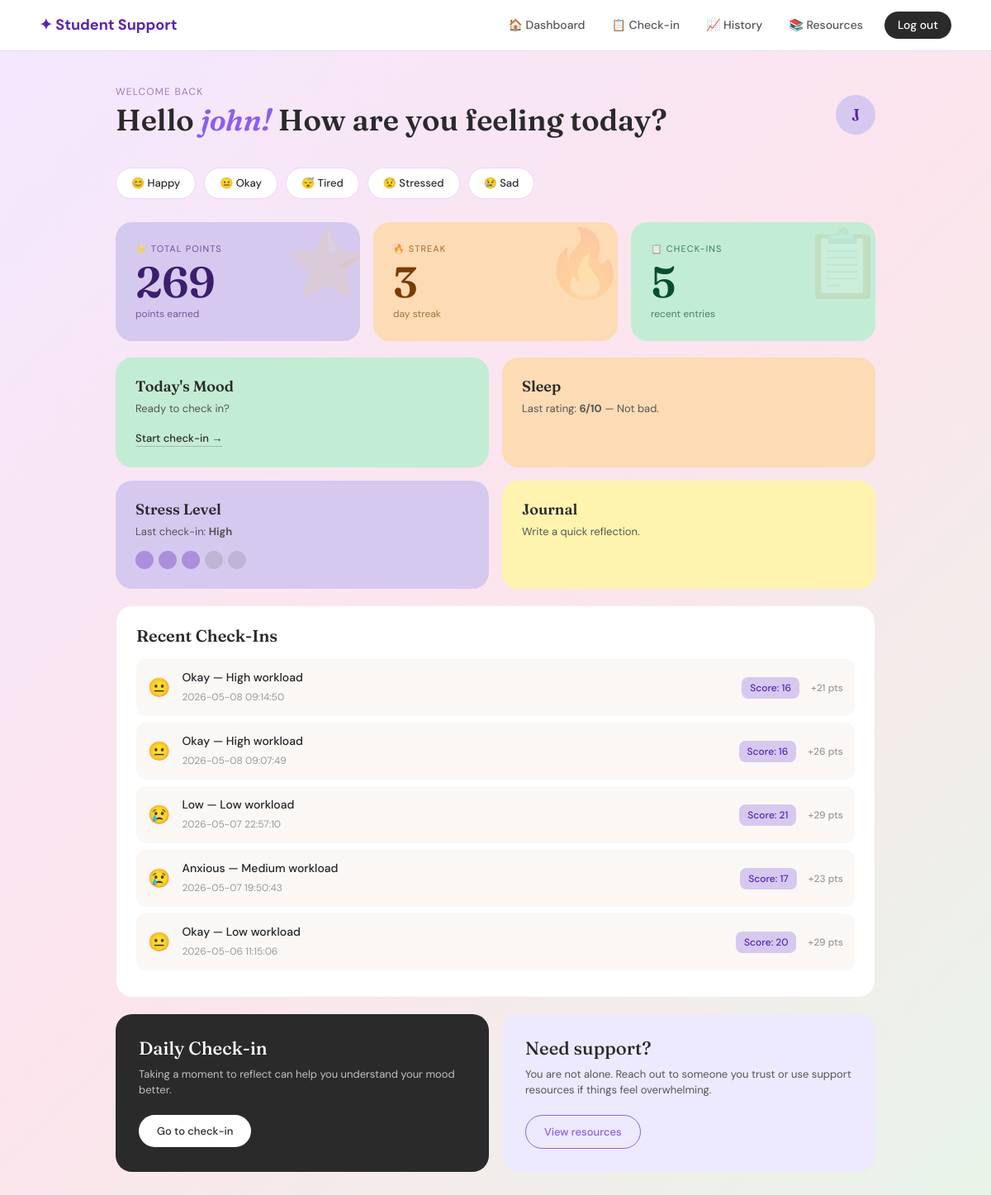
Screenshot of /dashboard (signed in) with the database file from the repository.
### tables this page shows
CREATE TABLE user_stats (
            id INTEGER PRIMARY KEY AUTOINCREMENT,
            user_id INTEGER UNIQUE NOT NULL,
            total_points INTEGER DEFAULT 0,
            current_streak INTEGER DEFAULT 0,
            last_checkin_date TEXT,
            FOREIGN KEY (user_id) REFERENCES users(id)
        );

CREATE TABLE "checkins" (
	"id"	INTEGER,
	"user_id"	INTEGER,
	"mood"	TEXT,
	"academic"	TEXT,
	"workload"	TEXT,
	"social"	TEXT,
	"financial"	TEXT,
	"activity"	TEXT,
	"rating"	INTEGER,
	"score"	INTEGER,
	"date"	TIMESTAMP DEFAULT CURRENT_TIMESTAMP,
	"points_earned"	INTEGER,
	PRIMARY KEY("id" AUTOINCREMENT),
	FOREIGN KEY("user_id") REFERENCES "users"("id")
);

### app.py (the view)
@app.route("/dashboard")
def dashboard():
    if "user_id" not in session:
        return redirect(url_for("login"))
    conn = get_db_connection()
    stats = conn.execute(
        "SELECT * FROM user_stats WHERE user_id = ?", (session["user_id"],)
    ).fetchone()
    recent_checkins = conn.execute(
        "SELECT * FROM checkins WHERE user_id = ? ORDER BY date DESC LIMIT 5",
        (session["user_id"],)
    ).fetchall()
    conn.close()
    return render_template("dashboard.html",
        username=session["username"],
        stats=stats,
        recent_checkins=recent_checkins
    )

### app.py (called while the page is built)
def get_db_connection():
    conn = sqlite3.connect("wellbeing.db")
    conn.row_factory = sqlite3.Row
    return conn

### templates/dashboard.html (shortened to what this page needs)
{% extends "base.html" %}
{% block content %}
<div class="dashboard-wrapper">
  <div class="dashboard-header">
    <div>
      <p class="small-text">Welcome back</p>
      <h1>Hello <em>{{ username }}!</em> How are you feeling today?</h1>
    </div>
    <div class="profile-circle">{{ username[0] | upper }}</div>
  </div>
  <div class="mood-row">
    <a href="{{ url_for('checkin') }}" class="mood-pill">😊 Happy</a>
    <a href="{{ url_for('checkin') }}" class="mood-pill">😐 Okay</a>
    <a href="{{ url_for('checkin') }}" class="mood-pill">😴 Tired</a>
    <a href="{{ url_for('checkin') }}" class="mood-pill">😟 Stressed</a>
    <a href="{{ url_for('checkin') }}" class="mood-pill">😢 Sad</a>
  </div>
  <div class="stats-row">
    <div class="stat-card card-purple">
      <div class="stat-label">⭐ Total Points</div>
      <div class="stat-num">{{ stats.total_points if stats else 0 }}</div>
      <div class="stat-sub">points earned</div>
      <div class="stat-deco">⭐</div>
    </div>
    <div class="stat-card card-peach">
      <div class="stat-label">🔥 Streak</div>
      <div class="stat-num">{{ stats.current_streak if stats else 0 }}</div>
      <div class="stat-sub">day streak</div>
      <div class="stat-deco">🔥</div>
    </div>
    <div class="stat-card card-green">
      <div class="stat-label">📋 Check-ins</div>
      <div class="stat-num">{{ recent_checkins | length }}</div>
      <div class="stat-sub">recent entries</div>
      <div class="stat-deco">📋</div>
    </div>
  </div>
  <div class="dashboard-grid">
    <div class="dash-card green-card">
      <h3>Today's Mood</h3>
      <p>Ready to check in?</p>
      <a href="{{ url_for('checkin') }}">Start check-in →</a>
    </div>
    <div class="dash-card orange-card">
      <h3>Sleep</h3>
      {% if recent_checkins %}
        {% set last = recent_checkins[0] %}
        <p>Last rating: <strong>{{ last.rating }}/10</strong> —
          {% if last.rating >= 8 %}Great night!
          {% elif last.rating >= 5 %}Not bad.
          {% else %}Could be better.{% endif %}
        </p>
      {% else %}
        <p>Track how rested you feel.</p>
      {% endif %}
    </div>
    <div class="dash-card purple-card">
      <h3>Stress Level</h3>
      {% if recent_checkins %}
        {% set last = recent_checkins[0] %}
        <p>Last check-in: <strong>{{ last.workload | capitalize if last.workload else '—' }}</strong></p>
        <div class="stress-dots">
          {% set level = 3 if last.workload == 'high' else (2 if last.workload == 'medium' else 1) %}
          {% for i in range(5) %}
            <div class="stress-dot {% if i < level %}filled{% endif %}"></div>
          {% endfor %}
        </div>
      {% else %}
        <p>Notice your stress patterns.</p>
        <div class="stress-dots">
          {% for i in range(5) %}<div class="stress-dot"></div>{% endfor %}
        </div>
      {% endif %}
    </div>
    <div class="dash-card yellow-card">
      <h3>Journal</h3>
      <p>Write a quick reflection.</p>
    </div>
  </div>
  <div class="history-card">
    <h3>Recent Check-Ins</h3>
    {% if recent_checkins %}
      {% for c in recent_checkins %}
      <div class="checkin-row">
        <div class="mood-emoji">
          {% if c.mood == 'happy' %}😊
          {% elif c.mood == 'okay' %}😐
          {% elif c.mood == 'tired' %}😴
          {% elif c.mood == 'stressed' %}😟
          {% else %}😢{% endif %}
        </div>
        <div class="info">
          <strong>{{ c.mood | capitalize }} — {{ c.workload | capitalize if c.workload else 'N/A' }} workload</strong>
          <span>{{ c.date }}</span>
        </div>
        <div class="score-badge">Score: {{ c.score }}</div>
        <div class="pts-badge">+{{ c.points_earned }} pts</div>
      </div>
      {% endfor %}
    {% else %}
      <div class="empty-state">
        No check-ins yet — <a href="{{ url_for('checkin') }}">start your first one!</a>
      </div>
    {% endif %}
  </div>
  <div class="bottom-grid">
    <div class="daily-card">
      <h2>Daily Check-in</h2>
      <p>Taking a moment to reflect can help you understand your mood better.</p>
      <a href="{{ url_for('checkin') }}" class="dark-btn">Go to check-in</a>
    </div>
    <div class="support-card">
      <h2>Need support?</h2>
      <p>You are not alone. Reach out to someone you trust or use support resources if things feel overwhelming.</p>
      <a href="{{ url_for('resources') }}" class="outline-btn">View resources</a>
    </div>
  </div>
</div>
{% endblock %}

### templates/base.html (shortened to what this page needs)
<!DOCTYPE html>
<html lang="en">
<head>
    <link href="https://cdn.jsdelivr.net/npm/bootstrap@5.3.0/dist/css/bootstrap.min.css" rel="stylesheet">
</head>
<body>
    {% if session.get('user_id') %}
    <nav class="navbar navbar-expand-lg">
        <div class="container-fluid px-4">
            <a class="navbar-brand" href="/dashboard">✦ Student Support</a>
            <div class="collapse navbar-collapse" id="navbarNav">
                <ul class="navbar-nav ms-auto align-items-center gap-1">
                    <li class="nav-item">
                        <a class="nav-link" href="/dashboard">🏠 Dashboard</a>
                    </li>
                    <li class="nav-item">
                        <a class="nav-link" href="/checkin">📋 Check-in</a>
                    </li>
                    <li class="nav-item">
                        <a class="nav-link" href="/view-checkins">📈 History</a>
                    </li>
                    <li class="nav-item">
                        <a class="nav-link" href="/resources">📚 Resources</a>
                    </li>
                    <li class="nav-item ms-2">
                        <a class="nav-link nav-logout" href="/logout">Log out</a>
                    </li>
                </ul>
            </div>
        </div>
    </nav>
    {% endif %}
    {% block content %}
    {% endblock %}
</body>
</html>

### templates/base.html (style rules this page uses)
body { background: linear-gradient(135deg, #f3e8ff 0%, #fce4ec 50%, #e8f5e9 100%); min-height: 100vh; }
.navbar { background: white !important; border-bottom: 1px solid #E9D8FD; padding: 12px 24px; }
.navbar-brand { font-weight: 700; color: #5B21B6 !important; font-size: 18px; }
.nav-link { color: #555 !important; font-size: 14px; font-weight: 500; padding: 6px 14px !important; border-radius: 20px; transition: all 0.2s; }
.nav-logout { background: #2a2a2a; color: white !important; border-radius: 20px; padding: 6px 16px !important; }

### rows the page displays
user_stats: total_points "269", current_streak "3"
checkins: rating "6", workload "High", mood "Okay", date "2026-05-08 09:14:50", score "16", points_earned "21"
checkins: mood "Okay", workload "High", date "2026-05-08 09:07:49", score "16", points_earned "26"
checkins: mood "Low", workload "Low", date "2026-05-07 22:57:10", score "21", points_earned "29"
checkins: mood "Anxious", workload "Medium", date "2026-05-07 19:50:43", score "17", points_earned "23"
checkins: mood "Okay", workload "Low", date "2026-05-06 11:15:06", score "20", points_earned "29"

### other values shown
{{ username }} "john"
{{ username[0] | upper }} "J"
{{ recent_checkins | length }} "5"
